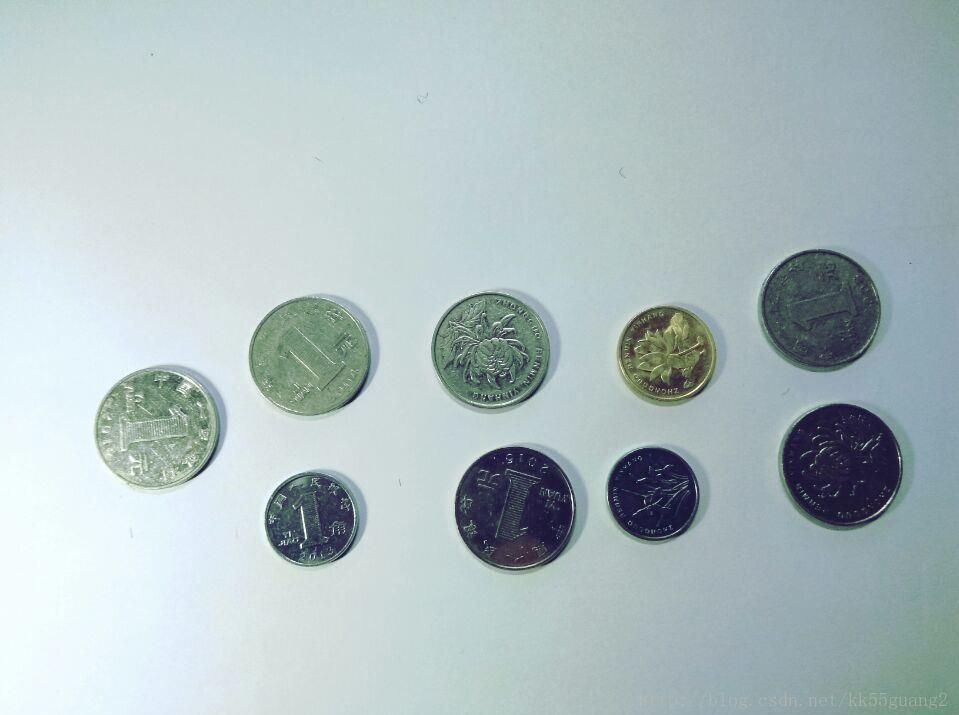
//> input picture Pics/3.png, 959 x 715 px
$ ./AdaptiveThreshold   (built with g++ and OpenCV 4)
//> lines starting //> are read from the running program, lines starting //| are printed output that depends on the picture; after the words box and inside, x2 and y2 are one past the last pixel; in counts of white or black regions, pixels touching at a corner belong together
#include <opencv2/opencv.hpp>
#include <iostream>
using namespace std;
using namespace cv;


int main()
{
	//读取本地的一张图片便显示出来
	Mat img = imread("../Pics/3.png");
//> img is the input picture: 715 rows x 959 cols, CV_8UC3; mean B, G, R 192, 189.6, 174.4
	imshow("Src Image", img);

	Mat imgGray;
	cvtColor(img, imgGray, COLOR_BGR2GRAY);
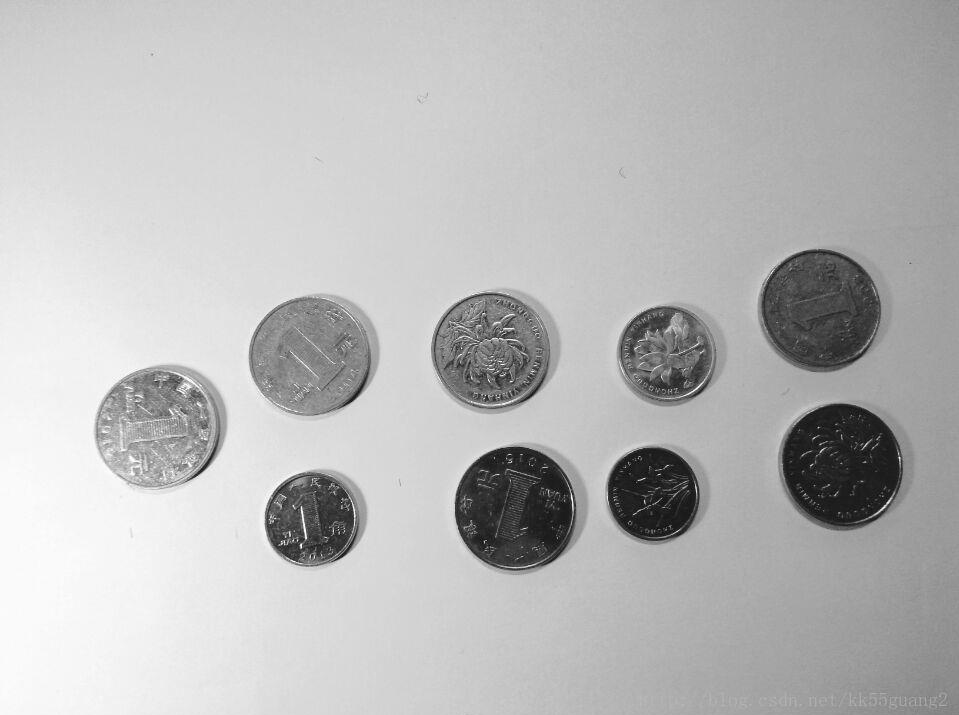
//> imgGray: 715 rows x 959 cols, CV_8UC1; min 2, max 254, mean 185.3

	Mat destImage;
	// [0] 滤波
	GaussianBlur(imgGray, destImage, Size(5, 5), 0);//高斯滤波去除小噪点

	// [7 lines of commented-out code are left out]
	Mat bw;
	adaptiveThreshold(destImage, bw, 255, ADAPTIVE_THRESH_MEAN_C, THRESH_BINARY, 7, 2);
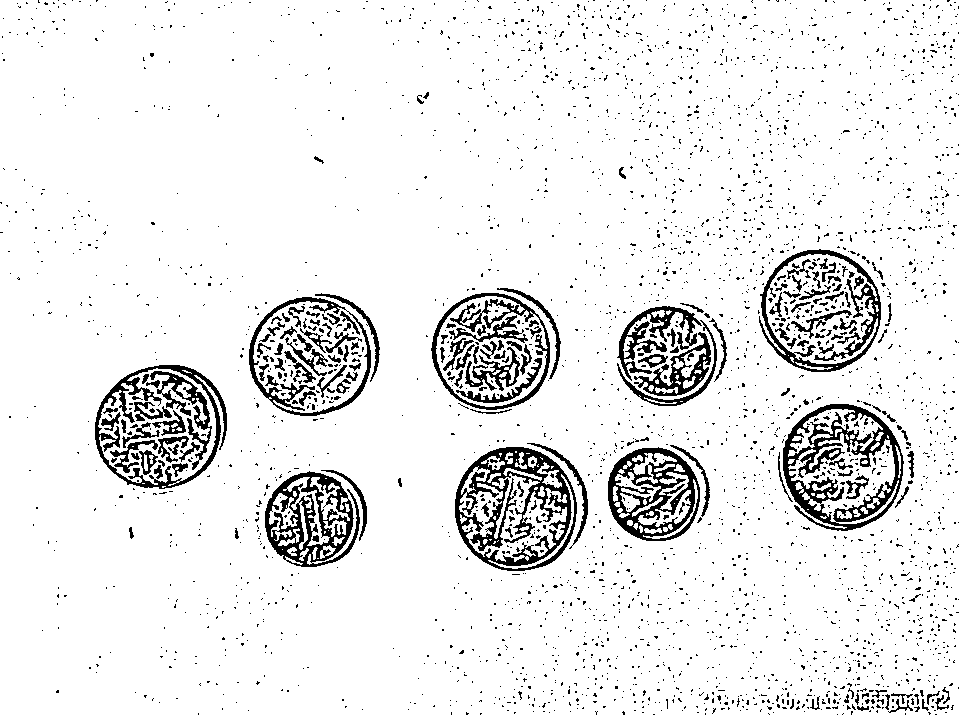
//> bw: 715 rows x 959 cols, CV_8UC1; 91.6% white; 3157 black regions (2980 under 20 px), largest, box (x1, y1, x2, y2) and area: (455, 447, 577, 571) 5710, (783, 404, 904, 531) 5146, (265, 471, 360, 567) 3945

	imshow("adaptiveThreshold", bw);
	//等待用户按键
	waitKey(0);

	return 0;
}

$ run again, with Pics/2.png copied over Pics/3.png
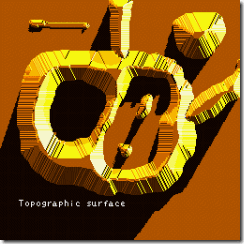
//> input picture Pics/2.png, 244 x 244 px
//> img is the input picture: 244 rows x 244 cols, CV_8UC3; mean B, G, R 15.2, 85.2, 133.2
//> `GaussianBlur(imgGray, destImage, Size(5, 5), 0);`:
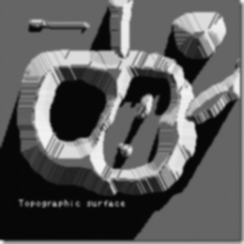
//> destImage: 244 rows x 244 cols, CV_8UC1; min 6, max 241, mean 91.5
//> `adaptiveThreshold(destImage, bw, 255, ADAPTIVE_THRESH_MEAN_C, THRESH_B..`:
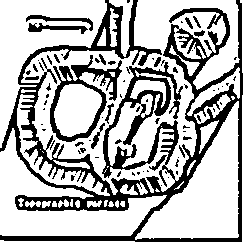
//> bw: 244 rows x 244 cols, CV_8UC1; 70.7% white; 74 black regions (53 under 20 px), largest, box (x1, y1, x2, y2) and area: (0, 0, 243, 242) 14293, (50, 55, 122, 142) 1556, (28, 23, 88, 34) 285

$ run again, with Pics/6.png copied over Pics/3.png
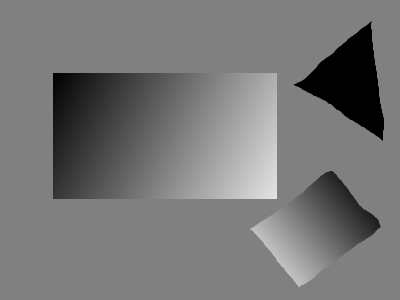
//> input picture Pics/6.png, 400 x 300 px
//> img is the input picture: 300 rows x 400 cols, CV_8UC3; min 0, max 228, mean 118.5
//> `adaptiveThreshold(destImage, bw, 255, ADAPTIVE_THRESH_MEAN_C, THRESH_B..`:
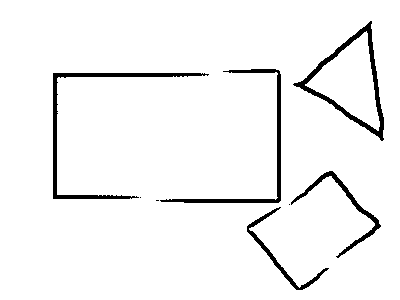
//> bw: 300 rows x 400 cols, CV_8UC1; 95.7% white; 8 black regions (3 under 20 px), largest, box (x1, y1, x2, y2) and area: (293, 21, 384, 141) 1397, (53, 73, 209, 199) 1371, (160, 69, 281, 203) 1126, (291, 171, 381, 258) 728, (247, 207, 329, 290) 580
